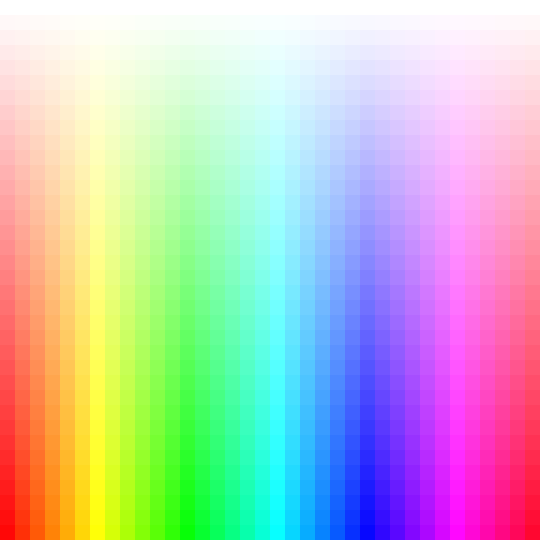
Frame 1 (no input)
Frame 60 (no input): identical to frame 1, image omitted
Frame 120 (the mouse pressed at the canvas centre since frame 60): identical to frame 1, image omitted

The p5.js sketch that drew this single still picture (run headless with seeded random() and noise() and a simulated clock; from frame 60 on, the mouse is pressed at the canvas centre):

// p5.js sketch
// ── sketch.js
function setup(){
  var width = 540
  var height = 540
  createCanvas(540,540);
  colorMode(HSB,360,100,100,1)
}

function draw(){
  for (var x=0; x<36; x++){
      for (var y=0; y<36; y++){
        // strokeWeight(0)
        noStroke()
        // stroke(x*(360/36) ,y*(100/36), 100,1)
        fill(x*(360/36) ,y*(100/36), 100,1)
        rect((x*(width/36)), (y*(height/36)), width/36, height/36)
      }
  }

}
